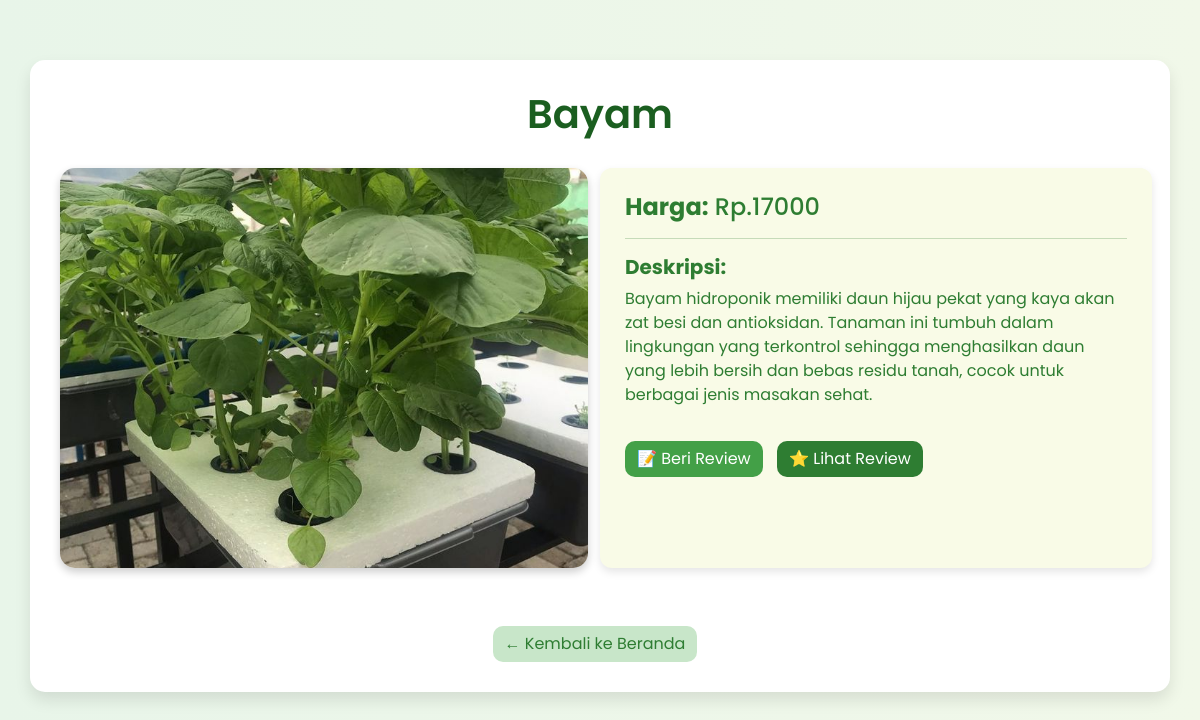
/informasi.php?id_book=book_4cefed47-30db-11f0-b74f-7cd30a82ec7f, run on the app's committed database.
### tables this page shows
CREATE TABLE `crud_041_book` (
  `id` int(11) NOT NULL,
  `title` varchar(255) NOT NULL,
  `price` int(100) DEFAULT NULL,
  `genre` varchar(100) NOT NULL,
  `description` text DEFAULT NULL,
  `image_url` varchar(255) DEFAULT NULL,
  `review_page_url` varchar(255) DEFAULT NULL,
  `id_book` varchar(255) DEFAULT NULL
);

### informasi.php (the view, shortened to what this page needs)
<?php
include 'database/db.php';
if (isset($_GET['id_book'])) {
    $id_book = $_GET['id_book'];
    $query = "SELECT * FROM crud_041_book WHERE id_book = '$id_book'";
    $result = mysqli_query($conn, $query);
    $data = mysqli_fetch_assoc($result);
} else {
    echo "ID tidak ditemukan.";
    exit;
}
?>
<!DOCTYPE html>
<html lang="id">
<head>
    <link href="https://cdn.jsdelivr.net/npm/bootstrap@5.0.2/dist/css/bootstrap.min.css" rel="stylesheet">
</head>
<body>
<div class="container">
    <h1 class="text-center title"><?= htmlspecialchars($data['title']) ?></h1>
    <div class="row mt-4">
        <div class="col-md-6">
            <img src="<?= htmlspecialchars($data['image_url']) ?>" alt="<?= htmlspecialchars($data['title']) ?>" class="image-detail">
        </div>
        <div class="col-md-6 desc-box">
            <h4><strong>Harga:</strong> Rp.<?= htmlspecialchars($data['price']) ?></h4>
            <hr>
            <h5><strong>Deskripsi:</strong></h5>
            <p><?= nl2br(htmlspecialchars($data['description'])) ?></p>
            <div class="mt-4">
                <a href="form.php?id_book=<?= urlencode($data['id_book']) ?>" class="btn btn-success">📝 Beri Review</a>
                <a href="Review.php?id_book=<?= urlencode($data['id_book']) ?>" class="btn btn-primary">⭐ Lihat Review</a>
            </div>
        </div>
    </div>
    <div class="text-center back-btn mt-5">
        <a href="Beranda.php" class="btn btn-secondary">← Kembali ke Beranda</a>
    </div>
</div>
</body>
</html>

### informasi.php (style rules this page uses)
body { background: linear-gradient(to right, #e8f5e9, #f1f8e9); font-family: 'Poppins', sans-serif; color: #2e7d32; }
.container { margin-top: 60px; background-color: white; padding: 30px; border-radius: 15px; box-shadow: 0 8px 16px rgba(0, 0, 0, 0.1); }
.image-detail { width: 100%; height: 400px; object-fit: cover; border-radius: 15px; box-shadow: 0 4px 8px rgba(0,0,0,0.2); }
.desc-box { background-color: #f9fbe7; padding: 25px; border-radius: 12px; box-shadow: 0 4px 8px rgba(0,0,0,0.1); }
h1.title { color: #1b5e20; font-weight: 600; margin-bottom: 30px; }
.btn { margin-right: 10px; margin-top: 10px; border-radius: 10px; }
.btn-success { background-color: #43a047; border: none; }
.btn-primary { background-color: #2e7d32; border: none; }
.btn-secondary { background-color: #c8e6c9; color: #2e7d32; border: none; }

### data on the page
crud_041_book: title "Bayam", image_url (picture), price "17000", description "Bayam hidroponik memiliki daun hijau pekat yang kaya akan zat besi dan antioksidan. Tanaman ini tumbuh dalam lingkungan yang terkontrol sehingga menghasilkan daun yang lebih bersih dan bebas residu tanah, cocok untuk berbagai jenis masakan sehat."
